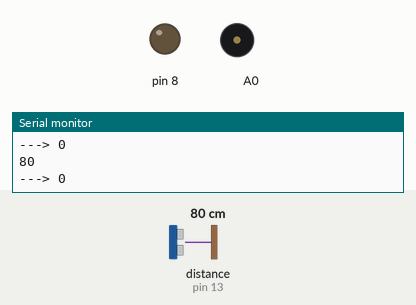
This sketch was run on a simulated Arduino Uno, built with avr-gcc and run on an emulated ATmega328P. Parts: output pins drawn as LEDs (lit = HIGH), buzzer (waves = sounding), the last lines printed to the serial monitor. Dashed ring = blinking. The test bench sets the inputs (shaded band); at power-on: distance to the obstacle (sensor on pin 13) 80 cm.

Above: at 1.2 s.
1.3 s: distance to the obstacle (sensor on pin 13) set to 7 cm
2.8 s: distance to the obstacle (sensor on pin 13) set to 4 cm
At 3.09 s:
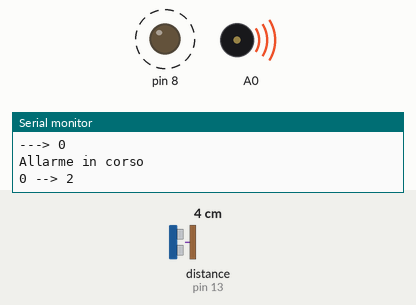
Timing chart, 0 to 11.8 s (numbered marks = the images above; inputs shaded):
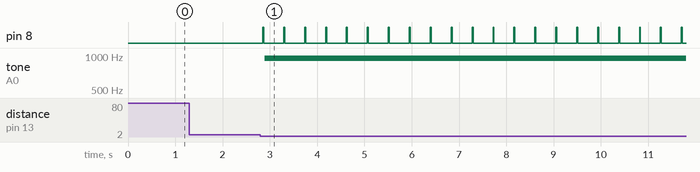

The sketch:

home_meteo_alarm.ino
```cpp
/* ** Home Meteo Alarm ** by Fabio Biffi
 * Project made at the wikicourse "Design and program interactive objects", held by Marco Lurati and Giovanni Profeta in Esino Lario (Italy), on July 2017.
 */

#include <Time.h>
#include <TimeLib.h>

#include <Ultrasonic.h>   //nuova libreria
Ultrasonic sensore(12,13);
int dist=10;                      //distanza iniziale  misurata dal sensore
int alto=0;
time_t tempoDistanzaMassima;
time_t tempoDistanzaMinima;
bool tempoMinimoImpostato;

void setup() {
  pinMode(8,OUTPUT);
  Serial.begin(9600);            //istruzione per vedere a monitor:
 }

void loop() {
 dist = sensore.distanceRead();

 if (dist == 10)
    {
    Serial.println ("NON PIOVE!!!!") ;
    tempoDistanzaMassima = now();
    }

  if(dist <= 5){
    Serial.println ("Allarme in corso");
    if (!tempoMinimoImpostato) {
      tempoDistanzaMinima = now();
      tempoMinimoImpostato = true;
    }
    Serial.print(tempoDistanzaMassima);
    Serial.print(" --> ");
    Serial.println(tempoDistanzaMinima);
    if(minute(tempoDistanzaMassima) - minute(tempoDistanzaMinima) <= 2)
    {
      digitalWrite(8,HIGH);
      delay(20);


      digitalWrite(8,LOW);
      delay(20);

      tone(A0,955,1500);
      delay(200);
    }

    }
    else if (dist < 6) {
    tempoMinimoImpostato = false;
    tempoDistanzaMinima = NULL;
    }
  Serial.println(dist);
  Serial.print("---> ");
  Serial.println(alto);
  delay(200);

    }
```

Measured:
- the behaviour switches between 6 and 5 cm on distance to the obstacle (sensor on pin 13) (found by bisection; images 0 and 1)
- after the input at 2.8 s, pin 8: alternates HIGH for 0.02 s and LOW for 0.42 s, starting after 0.05 s; tone on A0: silent → 955 Hz after 0.09 s
